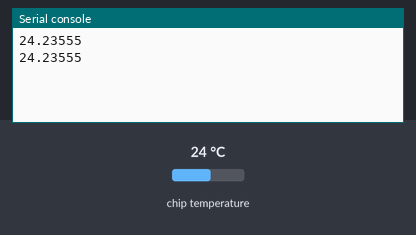
A program run on a simulated Raspberry Pi Pico running MicroPython. On the bench: the last lines printed to the serial console. Inputs (shaded band) come from the test bench; at power-on: chip temperature 24 °C.

Above: at 1.2 s.
1.3 s: chip temperature set to 1 °C
At 2.6 s:
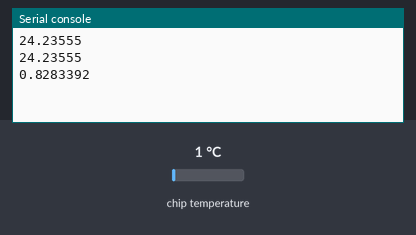
2.8 s: chip temperature set to 11 °C
At 3.8 s:
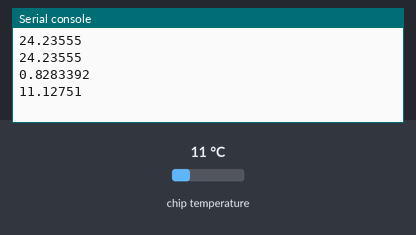
Timing chart, 0 to 5.8 s (numbered marks = the images above; inputs shaded):
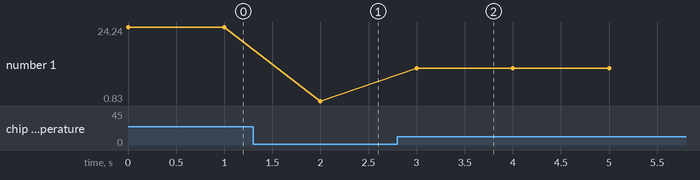

Measured:
- after the input at 1.3 s, the serial console: prints a new line after 0.70 s (image 1)
- after the input at 2.8 s, the serial console: prints a new line after 0.20 s (image 2)
- plotted number 1: 24.24 → 0.83 after the input at 1.3 s, 0.83 → 11.13 after the input at 2.8 s

The program:

temperature.py
```python
from machine import Pin
import utime

#温度センサーはADCの4チャネルに接続されているので、引数として’4’を指定
sensor_temp = machine.ADC(4)
#ADCは16bitの値で返ってきます。つまり、2の16乗=65536で、0から始まるので電圧3.3Vを65535で割ります
#１目盛り辺りの電圧（換算係数）を計算
conversion_factor = 3.3 / (65535)

while True:
    #read_u16関数で16ビットのADCの値を読み込み
    #センサから取得した値(0-65536)を電圧に換算
    reading = sensor_temp.read_u16() * conversion_factor

    # The temperature sensor measures the Vbe voltage of a biased bipolar diode, connected to the fifth ADC ch.
    # Typically, Vbe = 0.706V at 27 degrees C, with a slope of -1.721mV (0.001721) per degree.
    temperature = 27 - (reading - 0.706)/0.001721
    print(temperature)
    #計測間隔を1 sに指定する
    utime.sleep(1)
```
